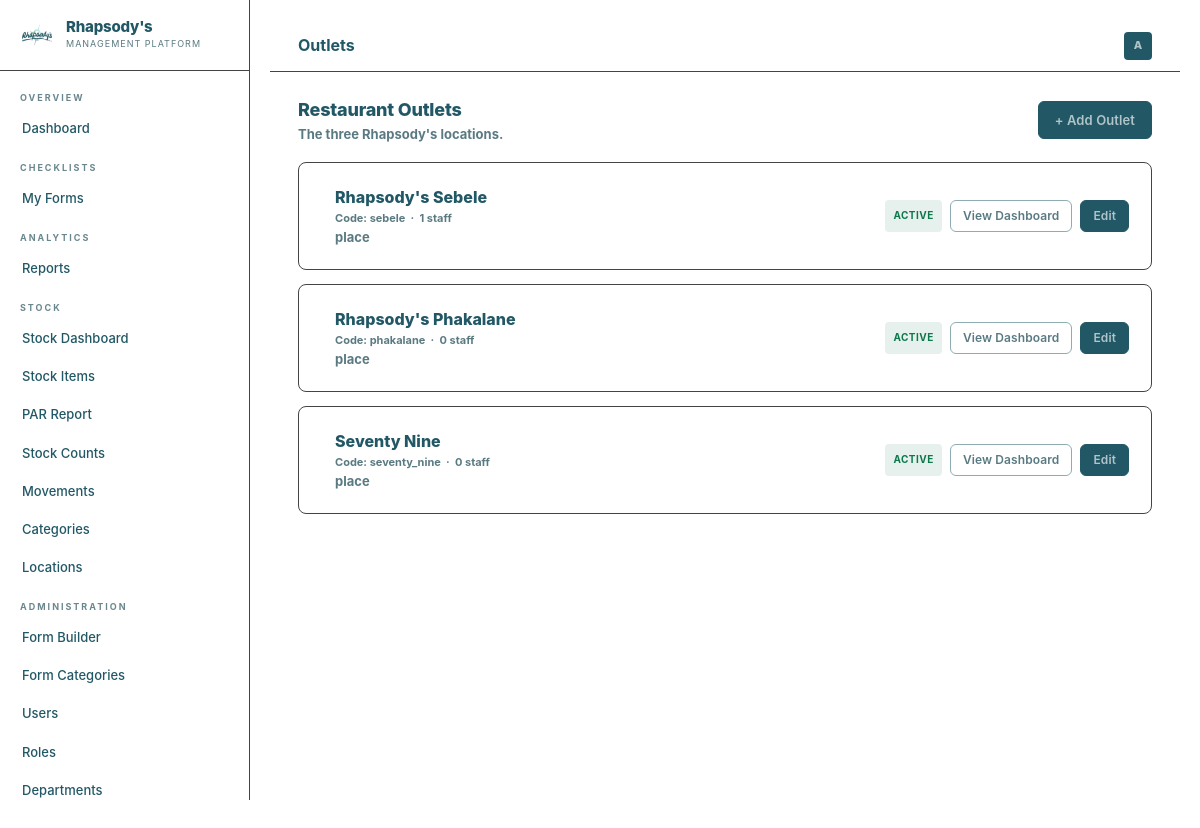
/accounts/outlets/ (signed in), run on the app's committed database.
### accounts/models.py (models this page shows, shortened)
class User(AbstractUser):
    custom_role = models.ForeignKey(
        Role, on_delete=models.SET_NULL, null=True, blank=True,
        related_name='users', verbose_name='Role'
    )
    outlet = models.ForeignKey(
        Outlet, on_delete=models.SET_NULL, null=True, blank=True,
        related_name='users', verbose_name='Outlet',
        help_text='Which restaurant this user belongs to'
    )
    department = models.ForeignKey(
        Department, on_delete=models.SET_NULL, null=True, blank=True,
        related_name='users', verbose_name='Department'
    )
    phone  = models.CharField(max_length=20, blank=True)
    avatar = models.ImageField(upload_to='avatars/', blank=True, null=True)
    class Meta:
        verbose_name = 'User'
        verbose_name_plural = 'Users'
    @property
    def role_name(self):
        if self.is_superuser:
            return 'System Admin'
        return self.custom_role.name if self.custom_role else 'No Role'
    @property
    def is_admin(self):
        if self.is_superuser: return True
        return self.custom_role.is_system_admin if self.custom_role else False
    @property
    def can_fill_forms(self):
        if self.is_admin: return True
        return self.custom_role.can_fill_forms if self.custom_role else False
    @property
    def can_view_reports(self):
        if self.is_admin: return True
        return self.custom_role.can_view_reports if self.custom_role else False
    @property
    def can_manage_forms(self):
        if self.is_admin: return True
        return self.custom_role.can_manage_forms if self.custom_role else False
    @property
    def can_manage_users(self):
        if self.is_admin: return True
        return self.custom_role.can_manage_users if self.custom_role else False
    @property
    def can_access_stock(self):
        if self.is_admin: return True
        return self.custom_role.can_access_stock if self.custom_role else False
    @property
    def can_manage_stock(self):
        if self.is_admin: return True
        return self.custom_role.can_manage_stock if self.custom_role else False
    @property
    def display_name(self):
        return self.get_full_name() or self.username

class Outlet(models.Model):
    name        = models.CharField(max_length=100, unique=True)
    code        = models.CharField(max_length=20, unique=True)
    address     = models.TextField(blank=True)
    phone       = models.CharField(max_length=30, blank=True)
    email       = models.EmailField(blank=True)
    is_active   = models.BooleanField(default=True)
    order       = models.PositiveIntegerField(default=0)
    class Meta:
        ordering = ['order', 'name']

### accounts/views.py (the view)
# urls.py: path('outlets/',                views.outlet_list_view,   name='outlet_list'),
@login_required
def outlet_list_view(request):
    if not request.user.is_admin:
        messages.error(request, 'Access denied.')
        return redirect('dashboard:home')
    from .models import Outlet
    from django.db.models import Count
    outlets = Outlet.objects.annotate(user_count=Count('users')).order_by('order')
    return render(request, 'accounts/outlet_list.html', {'outlets': outlets})

### templates/accounts/outlet_list.html (shortened to what this page needs)
{% extends 'base.html' %}
{% block page_title %}Outlets{% endblock %}
{% block content %}
<div class="flex-between mb-4">
 <div>
 <h2 style="font-size:18px;font-weight:800;color:var(--yellow);">Restaurant Outlets</h2>
 <p class="text-sm text-muted">The three Rhapsody's locations.</p>
 </div>
 <a href="{% url 'accounts:outlet_create' %}" class="btn btn-primary">+ Add Outlet</a>
</div>
<div class="grid" style="grid-template-columns:1fr;">
{% for outlet in outlets %}
<div class="card">
 <div class="flex-between">
 <div style="display:flex;align-items:center;gap:14px;">
 <div>
 <div style="font-size:16px;font-weight:800;color:var(--yellow);">{{ outlet.name }}</div>
 <div class="text-xs text-muted">Code: {{ outlet.code }} &nbsp;·&nbsp; {{ outlet.user_count }} staff</div>
 {% if outlet.address %}<div class="text-sm text-muted">{{ outlet.address }}</div>{% endif %}
 </div>
 </div>
 <div class="flex gap-2 align-items-center">
 {% if outlet.is_active %}<span class="badge badge-success">Active</span>{% else %}<span class="badge badge-draft">Inactive</span>{% endif %}
 <a href="{% url 'dashboard:outlet_detail' outlet.pk %}" class="btn btn-outline btn-sm">View Dashboard</a>
 <a href="{% url 'accounts:outlet_edit' outlet.pk %}" class="btn btn-primary btn-sm">Edit</a>
 </div>
 </div>
</div>
{% empty %}
<div class="card empty-state"><p>No outlets yet.</p></div>
{% endfor %}
</div>
{% endblock %}

### templates/base.html (shortened to what this page needs)
{% load static %}
<!DOCTYPE html>
<html lang="en">
<head>
 <link rel="stylesheet" href="{% static 'css/style.css' %}">
</head>
<body>
<div class="app-layout">
 <aside class="sidebar" id="sidebar">
 <div class="sidebar-brand">
 <div class="logo-mark">
  <img class="logo-mark" src="{% static 'img/logo.png' %}" alt="B">
 </div>
 <div>
 <h1>Rhapsody's</h1>
 <small>Management Platform</small>
 </div>
 </div>
 <nav class="sidebar-nav">
 <div class="nav-section-label">Overview</div>
 <a href="{% url 'dashboard:home' %}" class="nav-link {% if request.resolver_match.url_name == 'home' %}active{% endif %}" onclick="closeSidebar()">Dashboard</a>
 {% if user.can_fill_forms %}
 <div class="nav-section-label">Checklists</div>
 <a href="{% url 'forms_builder:my_forms' %}" class="nav-link {% if request.resolver_match.url_name in 'my_forms,fill_form,submission_detail' %}active{% endif %}" onclick="closeSidebar()">My Forms</a>
 {% endif %}
 {% if user.can_view_reports %}
 <div class="nav-section-label">Analytics</div>
 <a href="{% url 'dashboard:reports' %}" class="nav-link {% if request.resolver_match.url_name == 'reports' %}active{% endif %}" onclick="closeSidebar()">Reports</a>
 {% endif %}
 {% if user.can_access_stock %}
 <div class="nav-section-label">Stock</div>
 <a href="{% url 'stock:dashboard' %}" class="nav-link {% if request.resolver_match.app_name == 'stock' and request.resolver_match.url_name == 'dashboard' %}active{% endif %}" onclick="closeSidebar()">Stock Dashboard</a>
 <a href="{% url 'stock:item_list' %}" class="nav-link {% if request.resolver_match.url_name in 'item_list,item_detail,item_create,item_edit' %}active{% endif %}" onclick="closeSidebar()">Stock Items</a>
 <a href="{% url 'stock:par_report' %}" class="nav-link {% if request.resolver_match.url_name == 'par_report' %}active{% endif %}" onclick="closeSidebar()">PAR Report</a>
 <a href="{% url 'stock:count_list' %}" class="nav-link {% if request.resolver_match.url_name in 'count_list,count_create,count_fill,count_detail' %}active{% endif %}" onclick="closeSidebar()">Stock Counts</a>
 <a href="{% url 'stock:movement_list' %}" class="nav-link {% if request.resolver_match.url_name in 'movement_list,movement_create' %}active{% endif %}" onclick="closeSidebar()">Movements</a>
 {% if user.can_manage_stock %}
 <a href="{% url 'stock:st_category_list' %}" class="nav-link {% if request.resolver_match.url_name in 'st_category_list,category_create,category_edit' %}active{% endif %}" onclick="closeSidebar()">Categories</a>
 <a href="{% url 'stock:location_list' %}" class="nav-link {% if request.resolver_match.url_name in 'location_list,location_create,location_edit' %}active{% endif %}" onclick="closeSidebar()">Locations</a>
 {% endif %}
 {% endif %}
 {% if user.can_manage_forms or user.can_manage_users or user.is_admin %}
 <div class="nav-section-label">Administration</div>
 {% if user.can_manage_forms %}
  <a href="{% url 'forms_builder:template_list' %}" class="nav-link {% if request.resolver_match.url_name in 'template_list,template_create,template_builder,template_edit' %}active{% endif %}" onclick="closeSidebar()">Form Builder</a>
  <a href="{% url 'forms_builder:fb_category_list' %}" class="nav-link " onclick="closeSidebar()">Form Categories</a>
 {% endif %}
 {% if user.can_manage_users %}
 <a href="{% url 'accounts:user_list' %}" class="nav-link {% if request.resolver_match.url_name in 'user_list,user_create,user_edit' %}active{% endif %}" onclick="closeSidebar()">Users</a>
 {% endif %}
 {% if user.is_admin %}
 <a href="{% url 'accounts:role_list' %}" class="nav-link {% if request.resolver_match.url_name in 'role_list,role_create,role_edit' %}active{% endif %}" onclick="closeSidebar()">Roles</a>
 <a href="{% url 'accounts:dept_list' %}" class="nav-link {% if request.resolver_match.url_name in 'dept_list,dept_create,dept_edit' %}active{% endif %}" onclick="closeSidebar()">Departments</a>
 {% endif %}
 {% endif %}
 </nav>
 </aside>
 <div class="main-wrap">
 <header class="topbar">
 <div class="topbar-left">
 <span class="topbar-title">{% block page_title %}Dashboard{% endblock %}</span>
 </div>
 <div class="topbar-right">
 <a href="{% url 'accounts:profile' %}" class="topbar-avatar" title="{{ user.display_name }}">{{ user.display_name|first|upper }}</a>
 </div>
 </header>
 <main class="page-content">
 {% block content %}{% endblock %}
 </main>
 </div>
</div>
</body>
</html>

### data on the page
User: display_name|first "A"
Outlet: name "Rhapsody's Sebele", code "sebele", user_count "1", address "place", is_active "ACTIVE"
Outlet: name "Rhapsody's Phakalane", code "phakalane", user_count "0", address "place", is_active "ACTIVE"
Outlet: name "Seventy Nine", code "seventy_nine", user_count "0", address "place", is_active "ACTIVE"
